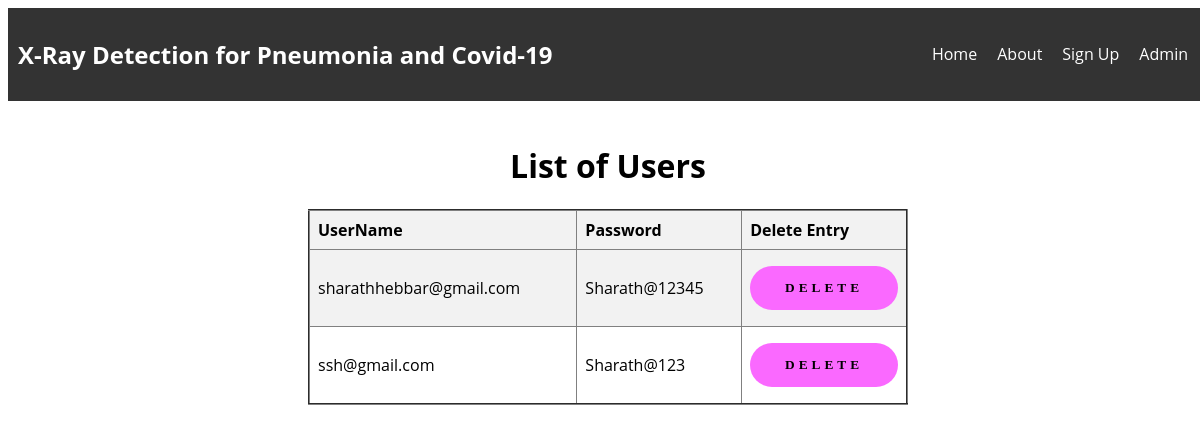
Before: /admin_panel with the older database file.
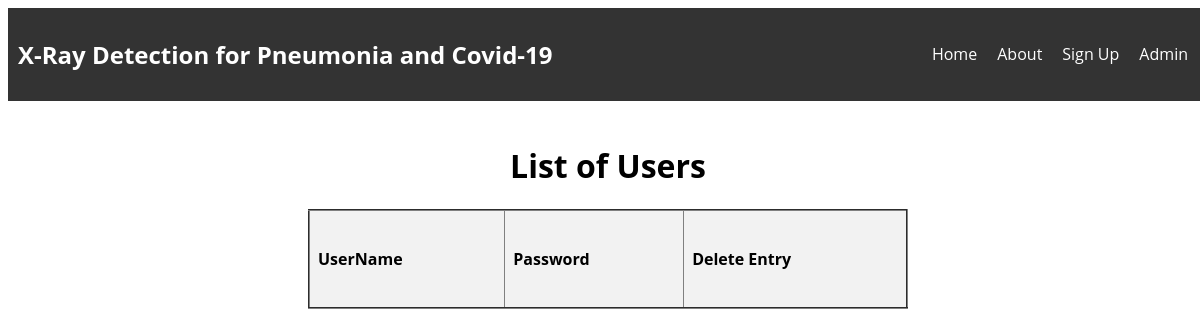
After: the same page with the newer database file.
### tables this page shows
CREATE TABLE creds (Username TEXT NOT NULL, Password TEXT NOT NULL UNIQUE);

### prediction.py (the view)
@app.route('/admin_panel')
def admin_panel():
    connection, cur, c = select_data()
    datas = []
    for i in c:
        datas.append(i)
    return render_template('admin_panel.html', datas=datas)

### db_handling.py (called while the page is built, shortened)
def create_db_if_not_exits():
    connection = sqlite3.connect(DB_NAME)
    cur = connection.cursor()
    return connection, cur

def select_data(username=None, password=None):
    connection, cur = create_db_if_not_exits()
    if username is None and password is None:
        curr = cur.execute("SELECT * FROM creds ")
        connection.commit()
        return connection, cur, curr

### templates/admin_panel.html (shortened to what this page needs)
<!DOCTYPE html>
<html>
<head>
	<link rel="stylesheet" href="{{ url_for('static', filename='css/admin_panel.css') }}">
</head>
<body>
	<nav>
		<h1>X-Ray Detection for Pneumonia and Covid-19</h1>
		<div class="container1">
		  <ul class="nav-links">
			<li><a href="{{ url_for('home') }}">Home</a></li>
			<li><a href="{{ url_for('about') }}">About</a></li>
			<li><a href="{{ url_for('signup') }}">Sign Up</a></li>
			<li><a href="{{ url_for('admin') }}">Admin</a></li>
		  </ul>
		</div>
	  </nav>
	  <br>
	<div class="container">
		<center>
		<h1>List of Users</h1>
		<form action="/delete_data" method="POST">
			<table border="2px" width=100px height=100px>
			<tr>
				<th>UserName</th>
				<th>Password</th>
				<th>Delete Entry</th>
			</tr>
			{% for data in datas %}
			<tr>
				<td>{{data[0]}}</td>
				<td>{{data[1]}}</td>
				<td><input type="hidden" name="username" value="{{ data[0] }}">
					<button type="submit" name="delete" value="delete">Delete</button></td>
			</tr>
			{% endfor %}
		</table>
	</form>
</center>
	</div>
</body>
</html>

### static/css/admin_panel.css (style rules this page uses)
body { width: 100%; height:100%; font-family: 'Open Sans', sans-serif; align-items: center; }
table { align-items: center; border-collapse: collapse; width: 50%; }
th, td { text-align: left; padding: 8px; }
th { background-color: #f2f2f2; }
nav { background-color: #333; color: #fff; display: flex; justify-content: space-between; align-items: center; padding: 10px; }
nav .nav-links { display: flex; justify-content: space-between; align-items: center; list-style: none; margin: 0; }
nav .nav-links li a { color: #fff; text-decoration: none; padding: 10px; }

Changed rows visible on the page:
removed creds: Username "sharathhebbar@gmail.com", Password "Sharath@12345"
removed creds: Username "ssh@gmail.com", Password "Sharath@123"
